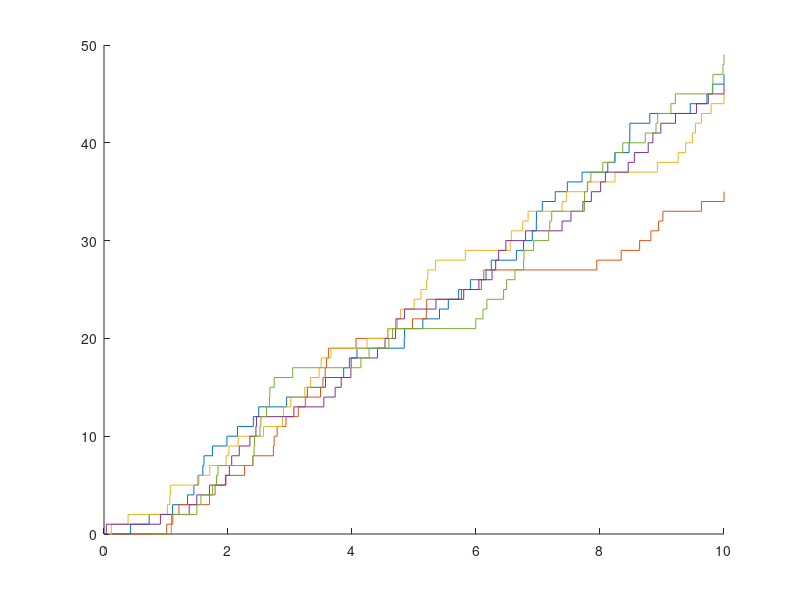

MATLAB code to generate this figure: (Note: this script raises an error after producing the figure.)
%% Simulate P paths of a Poisson process

P=5; % Number of paths
lambda=5;      
T_final=10;

% Generate paths
figure();
hold on

for j=1:P
    T(1)=-log(rand)./lambda;
    i=1;
while T(i) < T_final
    T(i+1)=T(i)-log(rand)./lambda;
    i=i+1;
end
    T(i)=T_final;
    stairs(T(1:i), 0:(i-1));
end

%% Simulate P paths of a Poisson process and plot realizations of the random variable N

P=1000; % Number of paths
lambda=5;      
T_final=5;
N = zeros(1,1000);
% Generate paths
for j=1:P
    T(1)=-log(rand)./lambda;
    i=1;
while T(i) < T_final
    T(i+1)=T(i)-log(rand)./lambda;
    i=i+1;
end
    T(i)=T_final;
    N(j)=i;
end

% Plotting
figure();
tiledlayout(2,1)
nexttile
edges = [0:1:30];
h1 = histogram(N, edges, 'Normalization','probability', 'FaceColor','#77AC30');
x = [0:1:30];
pmf_poisson = poisspdf(x, 25);
nexttile
scatter(x,pmf_poisson, 'r');